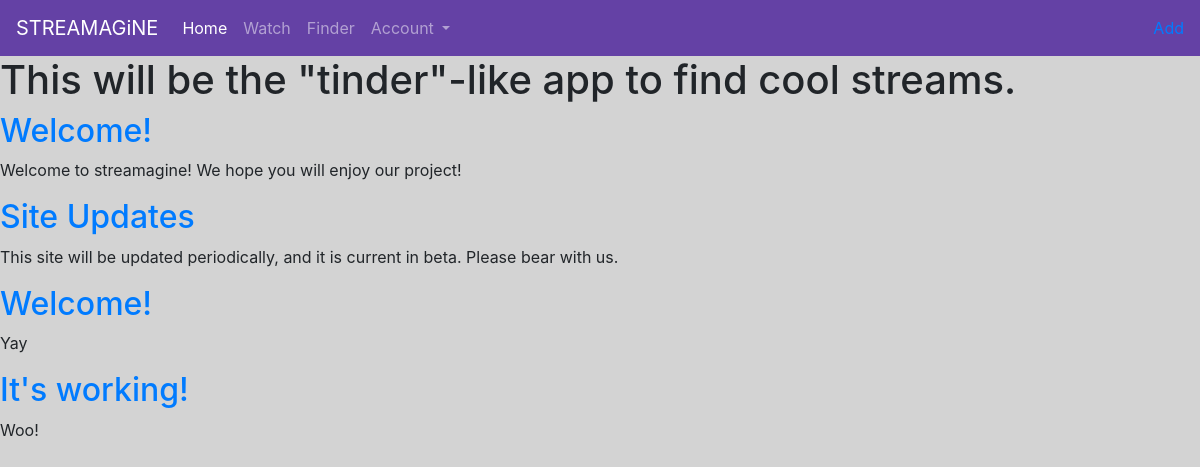
/finder/, run on an earlier commit of the app's database.
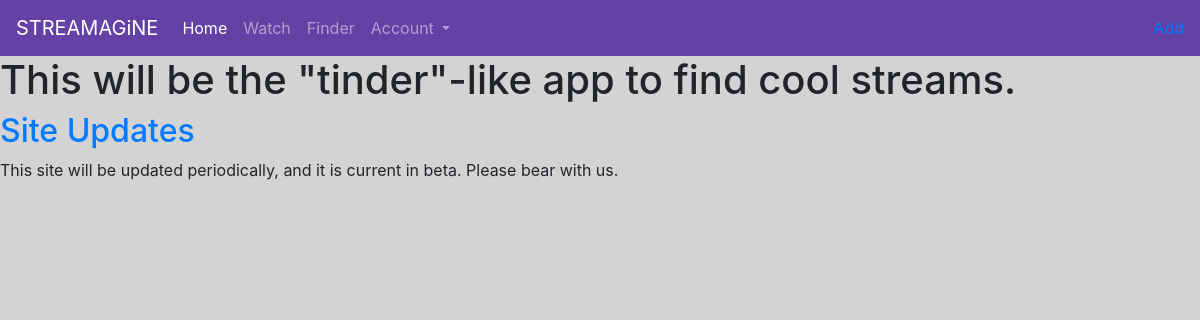
And on a later commit of the database.
### finder/models.py (models this page shows, shortened)
class Post(models.Model):
    title = models.CharField(max_length=200)
    author = models.ForeignKey('auth.User', on_delete=models.CASCADE,)
    body = models.TextField()

### finder/views.py (the view)
# urls.py: path('', FinderPageView.as_view(), name='home'),
class FinderPageView(ListView):
    model = Post
    template_name = 'finder.html'
    context_object_name = 'all_posts_list'

### templates/finder.html
{% extends 'base.html' %}
{% block nav %}
<a href="{% url 'finder:finder_add' %}">Add</a>
{% endblock %}
{% block body %}
    <h1>This will be the "tinder"-like app to find cool streams.</h1>
    {% for post in all_posts_list %}
        <div class="post-entry">
            <h2><a href="{% url 'finder:finder_detail' post.pk %}">{{ post.title }}</a></h2>
            <p>{{ post.body }}</p>
        </div>
    {% endfor %}
{% endblock body %}

### templates/base.html (shortened to what this page needs)
{% load static %}
<!DOCTYPE html>
<html>
<head>
  <link rel="stylesheet" href="https://stackpath.bootstrapcdn.com/bootstrap/4.1.3/css/bootstrap.min.css">
  <link href="{% static 'css/base.css' %}" rel="stylesheet">
</head>
<body>
  <nav class="navbar navbar-expand-lg navbar-dark" style="background-color: #6441a5;">
  <a class="navbar-brand" href="{% url 'home' %}">STREAMAGiNE</a>
  <div class="collapse navbar-collapse" id="navbarSupportedContent">
    <ul class="navbar-nav mr-auto">
      <li class="nav-item active">
        <a class="nav-link" href="{% url 'home' %}">Home<span class="sr-only">(current)</span></a>
      </li>
      <li class="nav-item">
        <a class="nav-link" href="{% url 'watch:home' %}">Watch</a>
      </li>
      <li class="nav-item">
        <a class="nav-link" href="{% url 'finder:home' %}">Finder</a>
      </li>
      <li class="nav-item dropdown">
        <a class="nav-link dropdown-toggle" href="#" id="navbarDropdown" role="button" data-toggle="dropdown" aria-haspopup="true" aria-expanded="false">
          Account
        </a>
    </ul>
  </div>
    <div class="nav navbar-nav navbar-right">
    {% block nav %}{% endblock %}
    </div>
</nav>
  <main>
    {% block body %}
    {% endblock %}
  </main>
</body>
</html>

### static/css/base.css (style rules this page uses)
body { background-color: #D3D3D3; }

What changed in the data, as far as the page shows it:
removed Post: title "Welcome!", body "Welcome to streamagine! We hope you will enjoy our project!"
removed Post: title "Welcome!", body "Yay"
removed Post: title "It's working!", body "Woo!"
